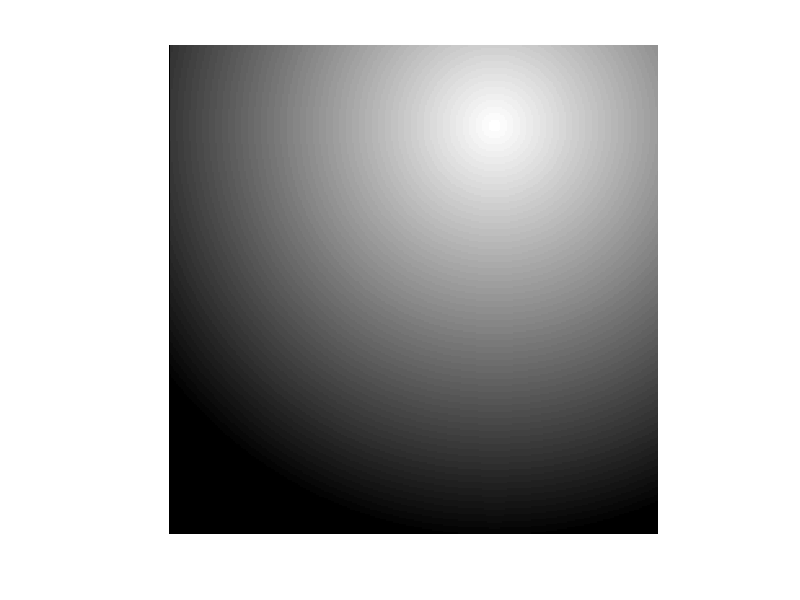

This chart was generated by the following MATLAB code:
%Apartado 1
%Coordenadas del foco (a,b)
a=50;
b=200;
%Construcción imagen MxN
M=300; N=300;
for x=1:M
 for y=1:N
%El 255 lo usamos para indicar que valor en la escala de grises vamos a
%usar. Siendo 255 blanco y 0 negro.
%En matlab, para indicar esto usamos un valor decimal entre 0 y 1, ambos
%incluidos, por lo que usando la primera parte del calculo conseguimos que
%cuanto mas nos acercamos al foco, mas blanco sea en la escala de grises.
%Y diviendo entre 255 conseguimos que el valor sera decimal entre 0 y 1.
I(x,y)=(255-sqrt((x-a)^2+(y-b)^2))/255;
 end
end
imshow(I)